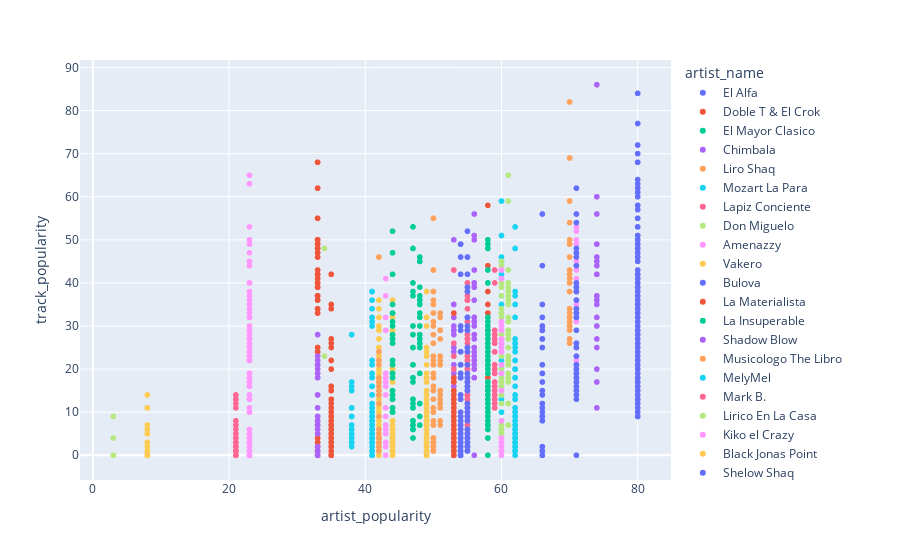

Notebook cell for this chart:
### Markdown cell above
Popularity range goes from 0 to 86, on a 100 scale. 75% are below 23%.

Let's see a scatter to look see the relation between artist popularity and track popularity.

### Code cell
fig = px.scatter(
    tracks, x='artist_popularity', y='track_popularity',
    color='artist_name',
    hover_data=['track_name']
    # width=1200, height=600
)
# fig.update_layout(hovermode="x unified")
fig
